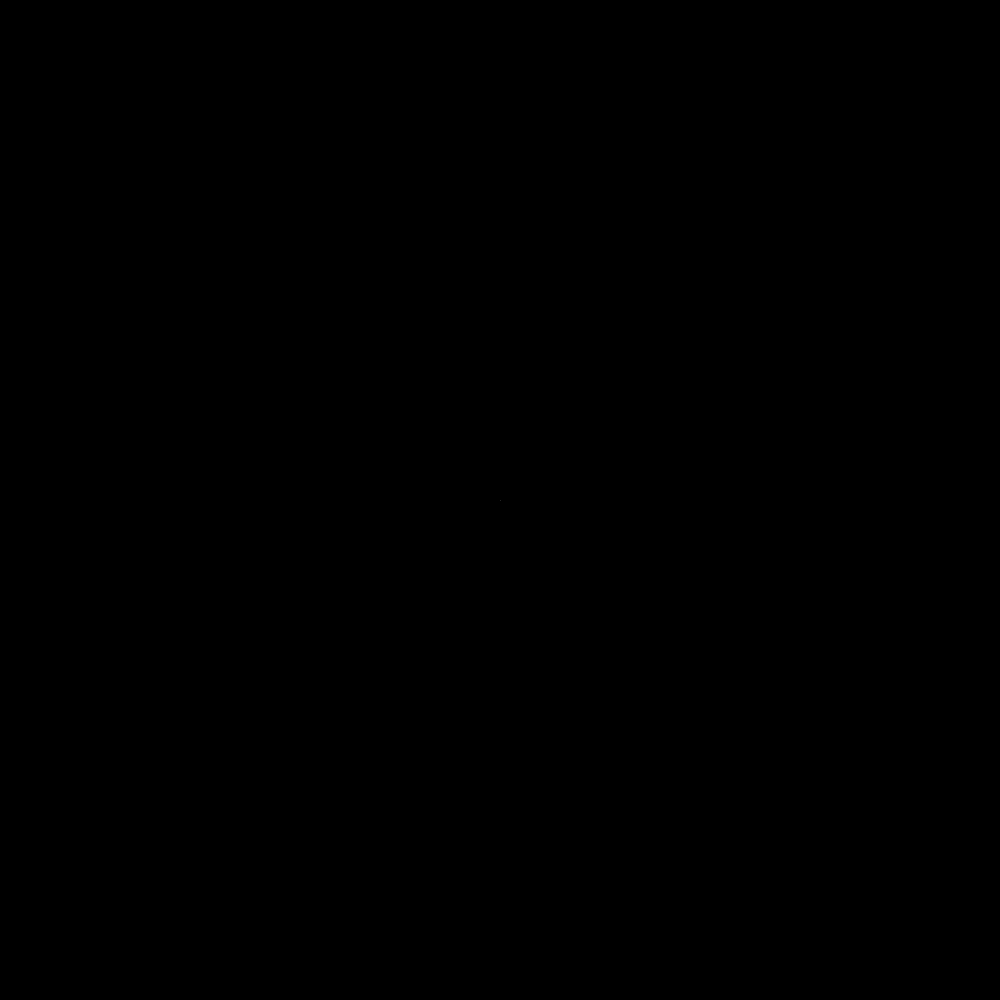
Frame 1 (no input)
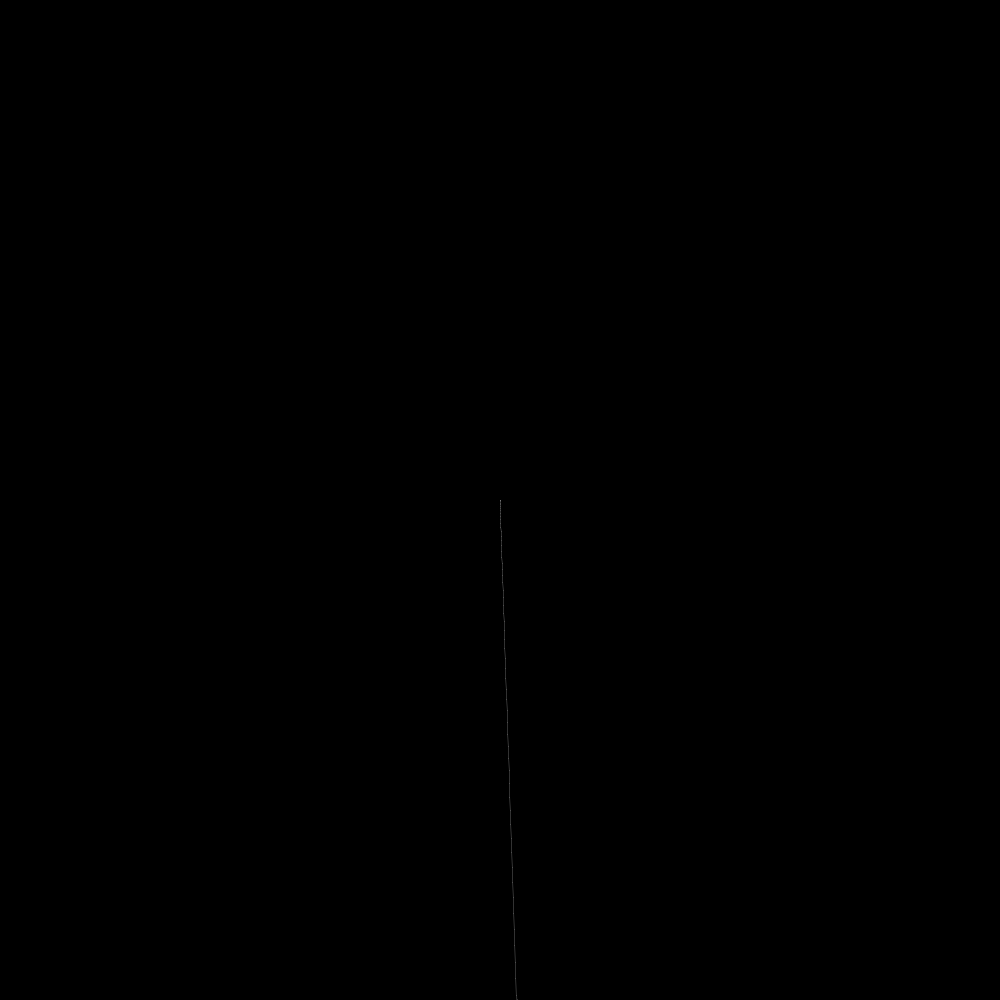
Frame 60 (the mouse pressed at the canvas centre just before this capture)
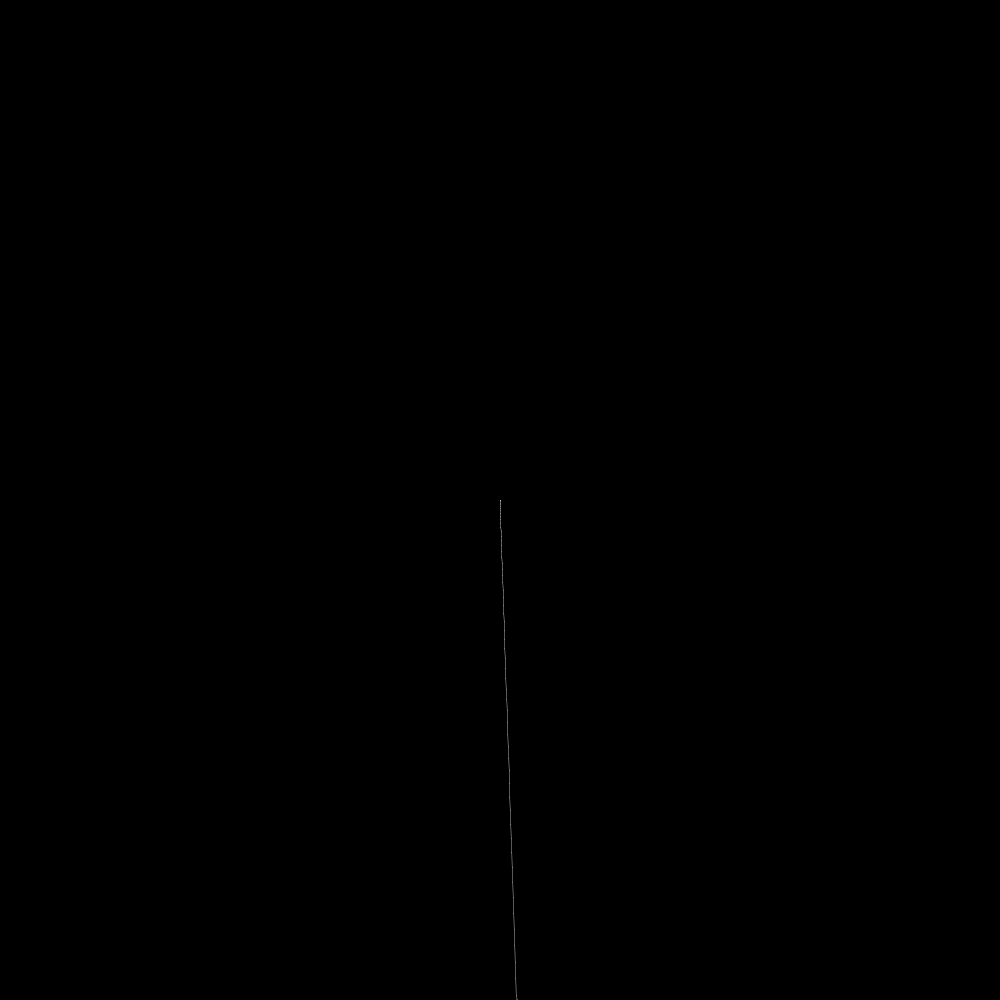
Frame 120 (the mouse held since frame 60 and released just before this capture)

The Processing sketch that drew these frames (run headless with seeded random() and noise(); from frame 60 on, the mouse is pressed at the canvas centre):

// Processing sketch: sketch_32_Motion_2
// ── sketch_32_Motion_2.pde
Element ball; 
PVector gravity;
int counter; 

class Element {
  PVector position, lastPos;
  PVector velocity;
  PVector acceleration;
  
  Element(float posX, float posY) {
    this.position = new PVector(posX, posY);
    this.lastPos = position.copy();
    this.velocity = new PVector(0,0);
    this.acceleration = new PVector(0,0);
  }
  
  void addForce(PVector force){
    this.acceleration.add(force);
  }
  
  void update(){
    this.position.add(this.velocity);
    this.velocity.add(this.acceleration);
    this.acceleration = new PVector(0,0);
  }
  
  void display(){
    //noStroke();
    //fill(255,80);
    //ellipse(this.position.x,this.position.y,2,2);
    //vertex(this.position.x,this.position.y);
    line(this.lastPos.x,this.lastPos.y,this.position.x,this.position.y);
    lastPos = this.position.copy();
  }
}

void setup() {
  size(1000,1000);
  background(0);
  ball = new Element(width/2,height/2);
  gravity = new PVector(0.01,0.3);
  //frameRate(10);
}

void draw() {
  stroke(255,50);
  noFill();
  counter++;
  
  //background(0);
  ball.addForce(gravity);
  if ((ball.position.y > height) || (ball.position.y < 0)){
    ball.velocity.y = ball.velocity.y * (-0.8);
  }
  if ((ball.position.x > width) || (ball.position.x < 0)){
    ball.velocity.x = ball.velocity.x * (-0.8);
  }
  
  ball.update();
  ball.display();
  if (ball.velocity.mag() < 0.2){
    print("new");
    //endShape();
    ball = new Element(random(width), random(height));
    //beginShape();
  }
}

void mousePressed(){
  ball = new Element(mouseX,mouseY);
}
